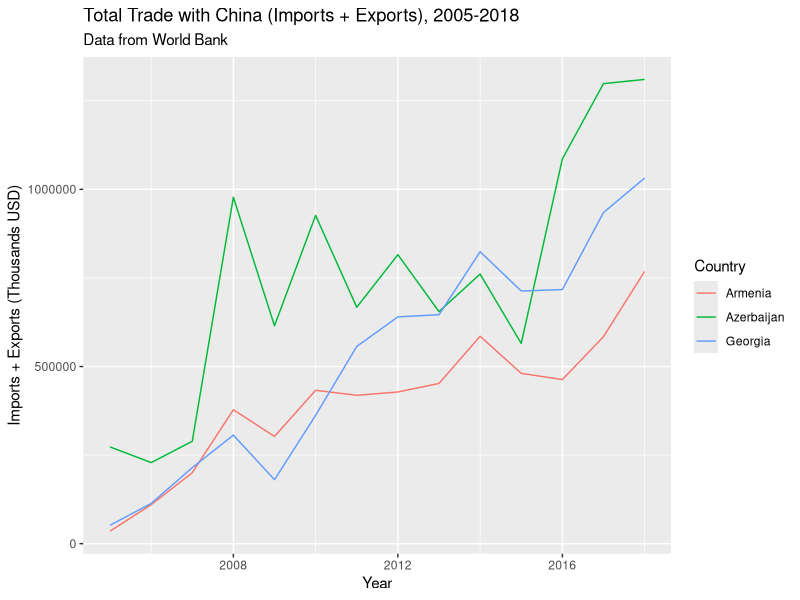
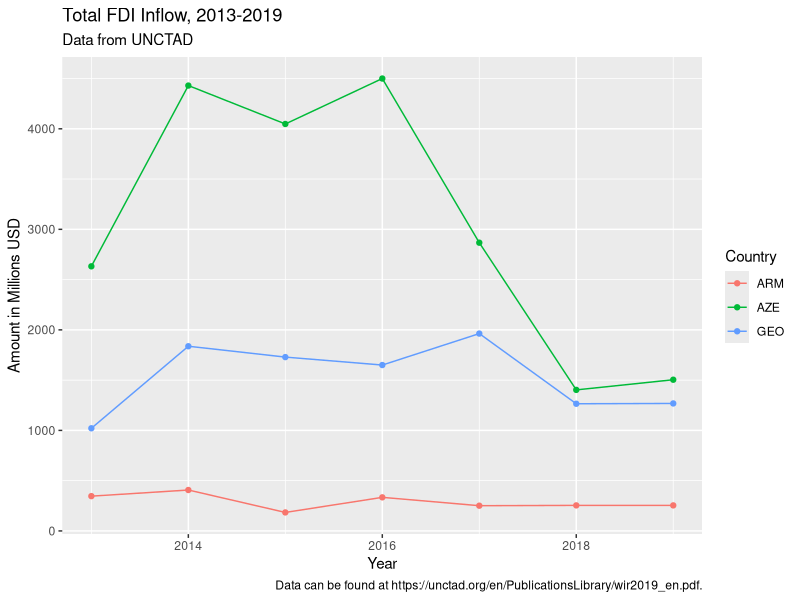
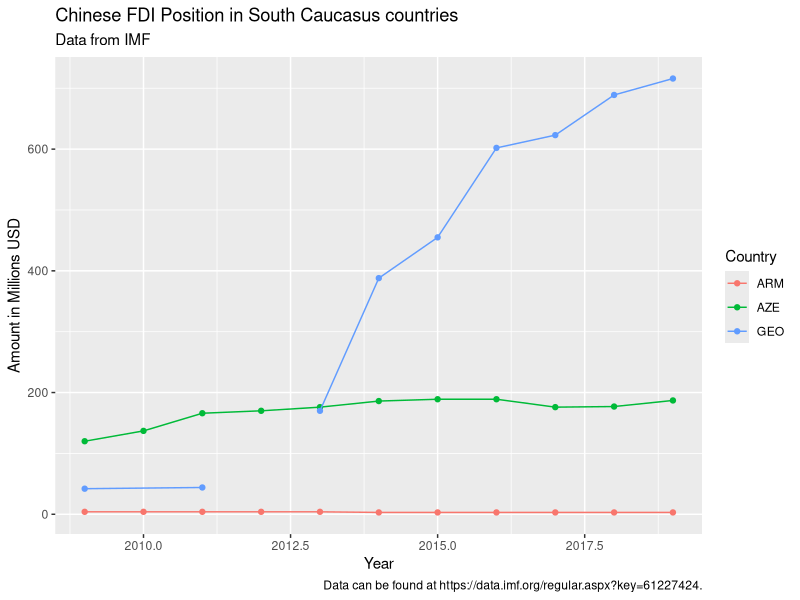
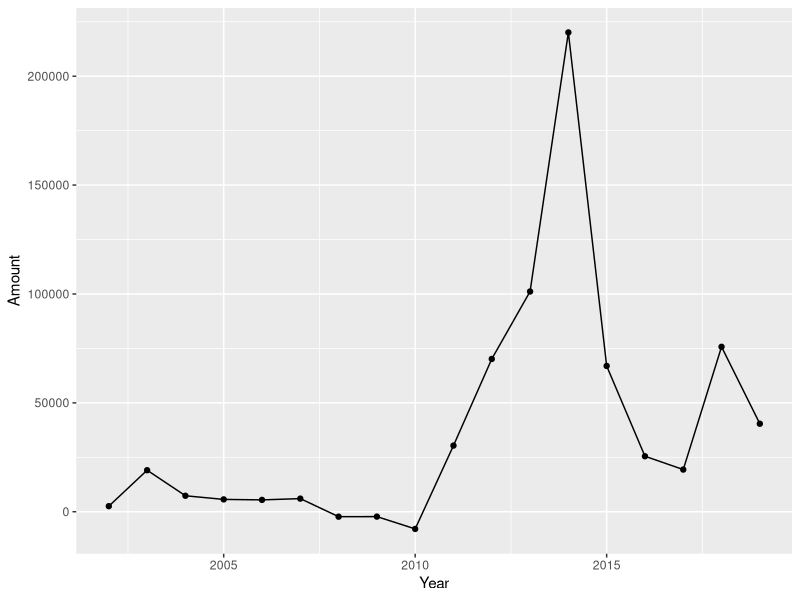
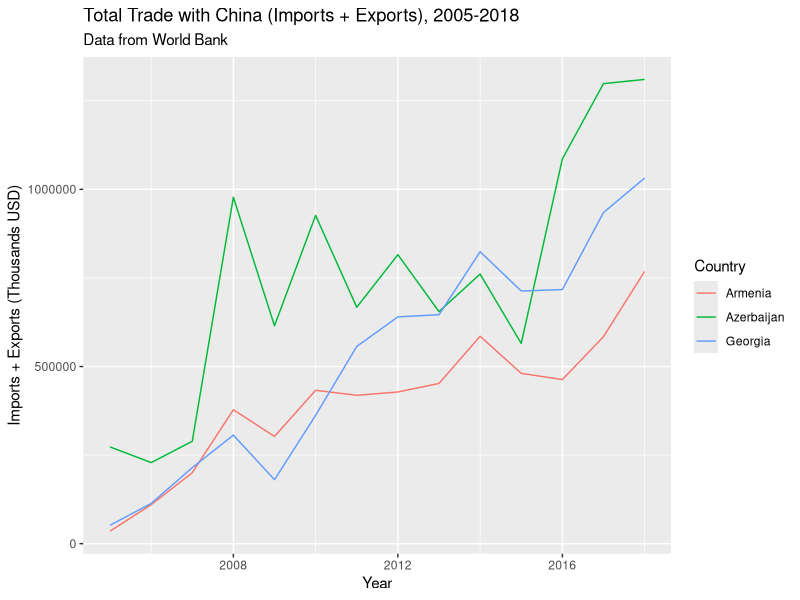

These figures' R source, in order:
## ---- chunk 1
knitr::opts_chunk$set(echo = FALSE)
options(scipen = 999)
library(tidyverse)
library(readr)
library(readxl)
## ---- chunk 2
turnover <- read_xlsx("raw-data/Trade Turnover.xlsx")
## ---- chunk 3
ggplot(turnover, aes(x = Year, y = `Imports + Exports (Thousands USD)`, color = Country)) +
  geom_line() +
  labs(title = "Total Trade with China (Imports + Exports), 2005-2018",
       subtitle = "Data from World Bank")

ggsave("turnover.png")
## ---- chunk 4
inflow <- read_xlsx("raw-data/Total Inflow.xlsx")
## ---- chunk 5
ggplot(inflow, aes(x = Year, y = Amount, color = Country)) +
  geom_point() +
  geom_line() +
  labs(title = "Total FDI Inflow, 2013-2019",
       subtitle = "Data from UNCTAD",
       caption = "Data can be found at https://unctad.org/en/PublicationsLibrary/wir2019_en.pdf.",
       y = "Amount in Millions USD")
## ---- chunk 6
chnpos <- read_xlsx("raw-data/china.xlsx")
chnpos <- chnpos[-24, ]
## ---- chunk 7
ggplot(chnpos, aes(x = Year, y = Amount, color = Country)) +
  geom_point() +
  geom_line() +
  labs(title = "Chinese FDI Position in South Caucasus countries",
       subtitle = "Data from IMF",
       y = "Amount in Millions USD",
       caption = "Data can be found at https://data.imf.org/regular.aspx?key=61227424.")
## ---- chunk 8
georgia <- read_xlsx("raw-data/georgia.xlsx")
## ---- chunk 9
ggplot(georgia, aes(x = Year, y = Amount)) +
  geom_line() +
  geom_point()
